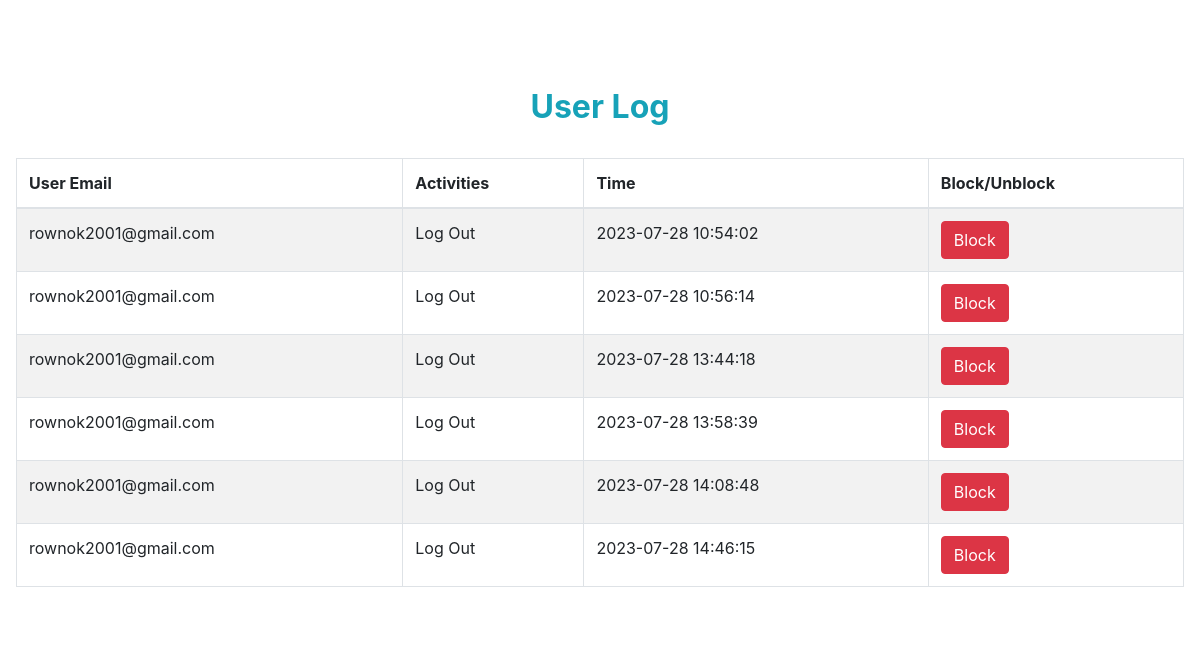
Page /userlog.php (signed in) on the committed database.
### tables this page shows
CREATE TABLE `log` (
  `id` int(10) NOT NULL,
  `email` varchar(50) NOT NULL,
  `activity` varchar(50) NOT NULL,
  `time` timestamp NOT NULL DEFAULT current_timestamp() ON UPDATE current_timestamp()
);

### userlog.php (the view, shortened to what this page needs)
<!DOCTYPE html>
<html lang="en">
<head>
    <link rel="stylesheet" href="https://cdnjs.cloudflare.com/ajax/libs/twitter-bootstrap/4.5.2/css/bootstrap.css">
    <link rel="stylesheet" href="https://cdn.datatables.net/1.10.23/css/dataTables.bootstrap4.min.css">
</head>
<body>
    <div class="p-3 mb-5 bg-white rounded">
        <h2 class="text-center p-4 text-capitalize text-info top mt-5"><strong>User log</strong></h2>
        <table id="example" class="table table-striped table-bordered" style="width:100%">
            <thead>
                <tr>
                    <th>User Email</th>
                    <th>Activities</th>
                    <th>Time</th>
                    <th>Block/Unblock</th>
                </tr>
            </thead>
            <tbody>
                <?php
                include '_dbconnect.php';
                $sql = "SELECT *  FROM log";
                $result = mysqli_query($con, $sql);
                $num1 = mysqli_num_rows($result);
                if ($num1 > 0) {
                    while ($row = $result->fetch_assoc()) {
                        $u_email=$row["email"];
                ?>
                        <tr>
                            <td> <?php echo $row["email"] ?></td>
                            <td> <?php echo $row["activity"] ?></td>
                            <td> <?php echo $row["time"] ?></td>
                            <?php
                            $sql2 = "SELECT * FROM user where email='$u_email';";
                            $result2 = mysqli_query($con, $sql2);
                            while ($row2 = $result2->fetch_assoc()) {
                                $block= $row2["block"];
                            }
                            ?>
                            <?php if($block=="no"){ ?>
                            <td> <a class="btn btn-danger" href="block.php?id=<?php echo urlencode($row['email'])?>">Block</a> </td>
                            <?php }?>
                        </tr>
                <?php
                    }
                }
                ?>
            </tbody>
        </table>
    </div>
</body>
</html>

### rows in the picture
log: email "rownok2001@gmail.com", activity "Log Out", time "2023-07-28 10:54:02"
log: email "rownok2001@gmail.com", activity "Log Out", time "2023-07-28 10:56:14"
log: email "rownok2001@gmail.com", activity "Log Out", time "2023-07-28 13:44:18"
log: email "rownok2001@gmail.com", activity "Log Out", time "2023-07-28 13:58:39"
log: email "rownok2001@gmail.com", activity "Log Out", time "2023-07-28 14:08:48"
log: email "rownok2001@gmail.com", activity "Log Out", time "2023-07-28 14:46:15"
